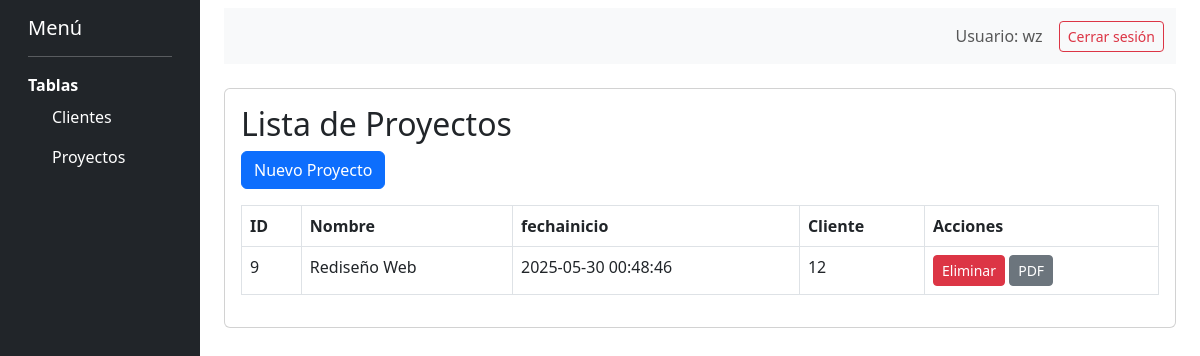
Screenshot of /Gestion/index.php?accion=cargarproyecto (signed in) with the database file from the repository.
### tables this page shows
CREATE TABLE `proyectos` (
  `idproyecto` int(11) NOT NULL,
  `nombre` varchar(100) NOT NULL,
  `descripcion` text DEFAULT NULL,
  `fechainicio` datetime DEFAULT current_timestamp(),
  `idcliente` int(11) NOT NULL
);

### Gestion/controller/CProyecto.php (called while the page is built, shortened)
<?php
require_once __DIR__ . '/../model/Proyectos/proyectosmodel.php';
class CProyecto
{
    public function cargarPro()
    {
        $proyectos = proyectosmodel::obtenerTodos();
        include __DIR__ . '/../view/Proyectosview/cargarproyectos.php';
    }
}

### Gestion/model/Proyectos/proyectosmodel.php (called while the page is built, shortened)
<?php
class proyectosmodel
{
    public static function obtenerTodos()
    {
        $db = DB::conection();
        $ps = $db->query("select * from proyectos");
        return $ps->fetchAll();
    }
}

### Gestion/view/Proyectosview/cargarproyectos.php (the view, shortened to what this page needs)
<!DOCTYPE html>
<html lang="es">
<head>
    <link href="https://cdn.jsdelivr.net/npm/bootstrap@5.3.0/dist/css/bootstrap.min.css" rel="stylesheet">
</head>
<body>
    <div class="container-fluid">
        <div class="row">
            <nav class="col-md-2 d-md-block bg-dark text-white min-vh-100">
                <div class="p-3">
                    <h5 class="text-white">Menú</h5>
                    <hr class="text-white">
                    <div class="mb-2">
                        <strong>Tablas</strong>
                        <ul class="nav flex-column ms-2">
                            <li class="nav-item">
                                <a class="nav-link text-white" href="index.php?accion=cargarcliente">Clientes</a>
                            </li>
                            <li class="nav-item">
                                <a class="nav-link text-white" href="index.php?accion=cargarproyecto">Proyectos</a>
                            </li>
                        </ul>
                    </div>
                </div>
            </nav>
            <main class="col-md-10 ms-sm-auto px-4">
                <nav class="navbar navbar-expand-lg navbar-light bg-light mt-2">
                    <div class="container-fluid justify-content-end">
                        <span class="navbar-text me-3">
                            Usuario: <?= $_SESSION['usuario']; ?>
                        </span>
                        <a href="../index.php?accion=logout" class="btn btn-outline-danger btn-sm">Cerrar sesión</a>
                    </div>
                </nav>
                <div class="mt-4">
                    <div class="card">
                        <div class="card-body">
                            <h2>Lista de Proyectos</h2>
                            <a href="index.php?accion=crearproyecto" class="btn btn-primary mb-3">Nuevo Proyecto</a>
                            <table class="table table-bordered">
                                <thead>
                                    <tr>
                                        <th>ID</th>
                                        <th>Nombre</th>
                                        <th>fechainicio</th>
                                        <th>Cliente</th>
                                        <th>Acciones</th>
                                    </tr>
                                </thead>
                                <tbody>
                                    <?php
                                    foreach ($proyectos as $p) {
                                    ?>
                                        <tr>
                                            <td><?= $p['idproyecto'] ?></td>
                                            <td><?= $p['nombre'] ?></td>
                                            <td><?= $p['fechainicio'] ?></td>
                                            <td><?= $p['idcliente'] ?></td>
                                            <td>
                                                <a href="index.php?accion=eliminarproyecto&id=<?= $p['idproyecto'] ?>" class="btn btn-danger btn-sm">Eliminar</a>
                                                <a href="index.php?accion=generarPDFProyecto&idcli=<?= $p['idcliente'] ?>&idpro=<?= $p['idproyecto'] ?>" class="btn btn-secondary btn-sm">PDF</a>
                                            </td>
                                        </tr>
                                    <?php
                                    }
                                    ?>
                                </tbody>
                            </table>
                        </div>
                    </div>
                </div>
            </main>
        </div>
    </div>
</body>
</html>

### rows the page displays
proyectos: idproyecto "9", nombre "Rediseño Web", fechainicio "2025-05-30 00:48:46", idcliente "12"

### other values shown
$_SESSION['usuario'] "wz"
